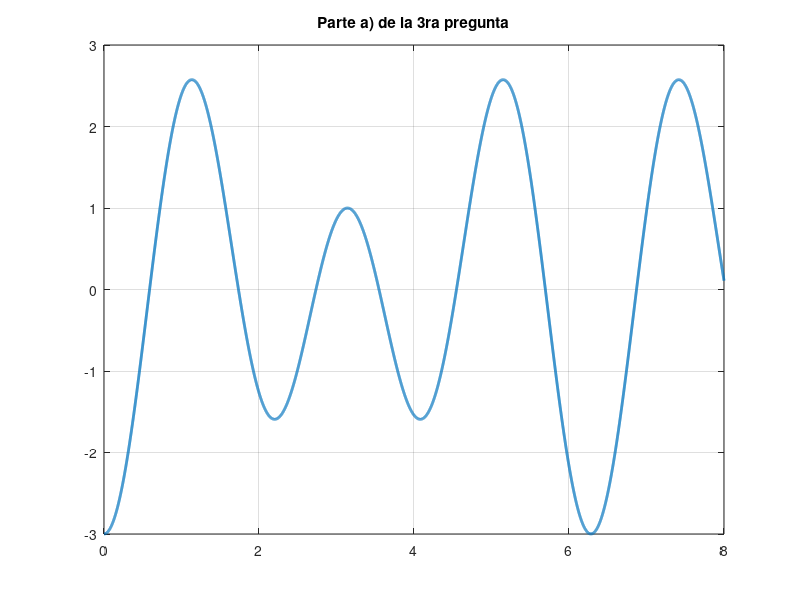

Write MATLAB code to recreate this figure.
% Limpiamos nuestro ambiente de trabajo
clear all
clc

% 3. Utilice Matlab (software) para graficar las funciones y explique:
% a) x(t) = 2sen(3t - pi/2) - cos(2t)

% Primero establecemos el rango del tiempo
t = 0:0.001:8;

% Para el primer término que es el que tiene al seno
% Para la amplitud
A1 = 2;

% La fase de dicho seno 
fase1 = pi/2;

% Periodo
T1 = 2*pi/3;

% Frecuencia
f1 = 1/T1;

% La primer término de la función
x1 = A1*sin(2*pi*f1*t - fase1);
%%%%%%%%%%%%%%%%%%%%%%%%%%%%%%%%%%%%%%%%%%%%%%%%%%%%%%%%%%%%%%%%%%%%%%%%%%%%%%
% Para el segundo término que es el que tiene al coseno
% Para la amplitud
A2 = 1;

% La fase de dicho seno 
fase2 = 0;

% Periodo
T2 = pi;

% Frecuencia
f2 = 1/T2;

% La primer término de la función
x2 = A2*cos(2*pi*f2*t - fase2);

% La función final
x = x1 - x2;

% Para trazar la gráfica
plot(t,x,'linewidth',2)
title('Parte a) de la 3ra pregunta')
grid on